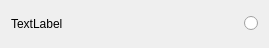
<?xml version="1.0" encoding="UTF-8"?>
<ui version="4.0">
 <class>SelectSingle</class>
 <widget class="QWidget" name="SelectSingle">
  <property name="geometry">
   <rect>
    <x>0</x>
    <y>0</y>
    <width>269</width>
    <height>48</height>
   </rect>
  </property>
  <property name="sizePolicy">
   <sizepolicy hsizetype="Preferred" vsizetype="Minimum">
    <horstretch>0</horstretch>
    <verstretch>0</verstretch>
   </sizepolicy>
  </property>
  <property name="maximumSize">
   <size>
    <width>16777215</width>
    <height>400</height>
   </size>
  </property>
  <property name="windowTitle">
   <string>Form</string>
  </property>
  <layout class="QHBoxLayout" name="horizontalLayout">
   <item>
    <widget class="QLabel" name="name_label">
     <property name="text">
      <string>TextLabel</string>
     </property>
    </widget>
   </item>
   <item>
    <widget class="QRadioButton" name="radioButton">
     <property name="layoutDirection">
      <enum>Qt::RightToLeft</enum>
     </property>
     <property name="text">
      <string/>
     </property>
    </widget>
   </item>
  </layout>
 </widget>
 <resources/>
 <connections/>
</ui>
